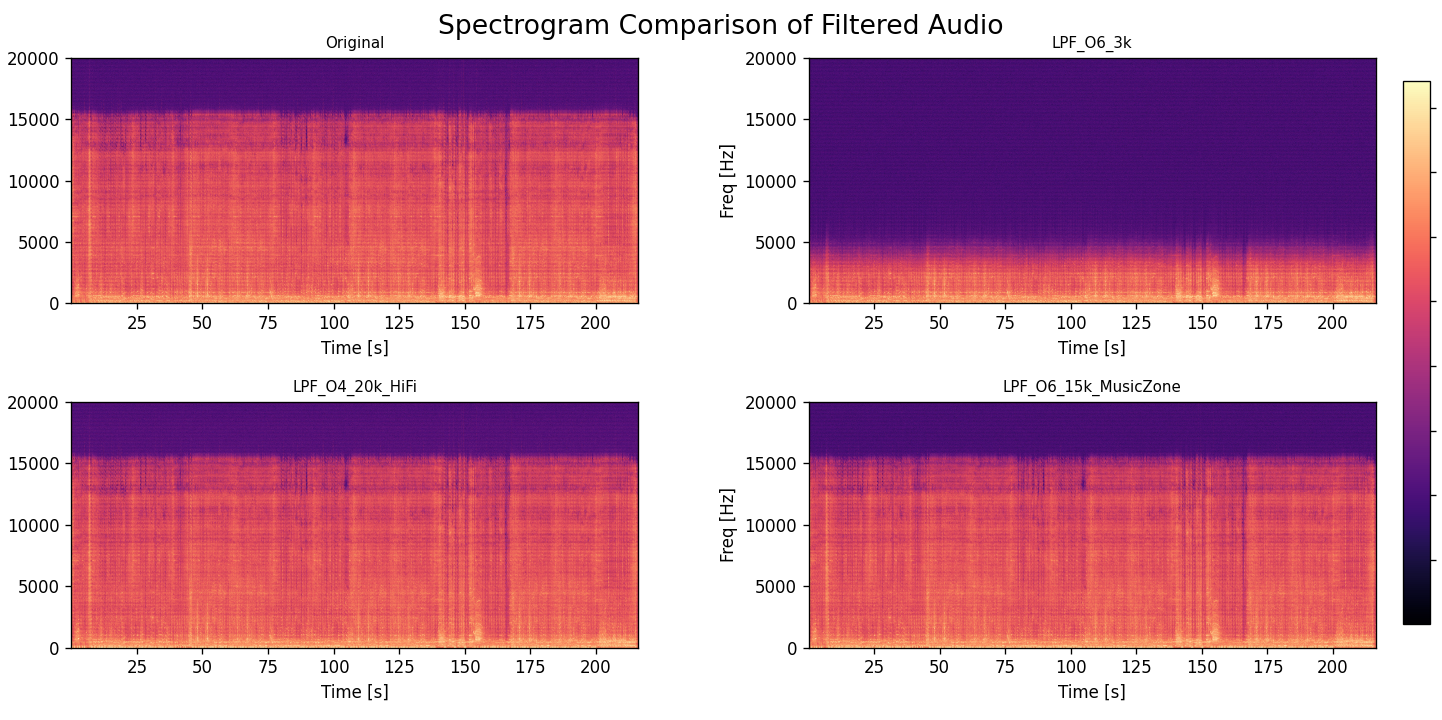

The script that drew this image:
import os
import numpy as np
import matplotlib.pyplot as plt
from scipy.io import wavfile
from scipy.signal import spectrogram

file_paths = [
    r"C:\Users\tv365\Desktop\newjeans\newjeans_festival.wav", 
    r"C:\Users\tv365\Desktop\newjeans\newjeans_festival_LPF_Order6_3kHz.wav",
    r"C:\Users\tv365\Desktop\newjeans\newjeans_festival_LPF_Order4_20kHz_HiFi.wav",
    r"C:\Users\tv365\Desktop\newjeans\newjeans_festival_LPF_Order6_15kHz_MusicZone.wav"
]


num_files = len(file_paths)
ncols = 2
nrows = int(np.ceil(num_files / ncols))
fig, axes = plt.subplots(nrows=nrows, ncols=ncols, figsize=(18, nrows * 3), dpi=120)
axes = axes.flatten()

for i, path in enumerate(file_paths):
    sample_rate, data = wavfile.read(path)
    if data.ndim > 1:
        data = data[:, 0]

    f, t, Sxx = spectrogram(data, fs=sample_rate, nperseg=1024, noverlap=512)
    Sxx_dB = 10 * np.log10(Sxx + 1e-10)

    ax = axes[i]
    im = ax.pcolormesh(t, f, Sxx_dB, shading='gouraud', cmap='magma')
    
    filename = os.path.basename(path).replace("newjeans_festival_", "").replace(".wav", "")
    if filename == "newjeans_festival":
        filename = "Original"
    else:
        filename = filename.replace("Order", "O").replace("cutoff", "C").replace("kHz", "k")

    ax.set_title(filename, fontsize=9)
    ax.set_ylabel('Freq [Hz]')
    ax.set_xlabel('Time [s]')
    ax.set_ylim(0, 20000)

for j in range(i+1, len(axes)):
    fig.delaxes(axes[j])

plt.tight_layout()
plt.subplots_adjust(top=0.92, wspace=0.3, hspace=0.4)
plt.suptitle("Spectrogram Comparison of Filtered Audio", fontsize=16)

fig.colorbar(im, ax=axes.tolist(), orientation='vertical', fraction=0.02, pad=0.02)

plt.show()
